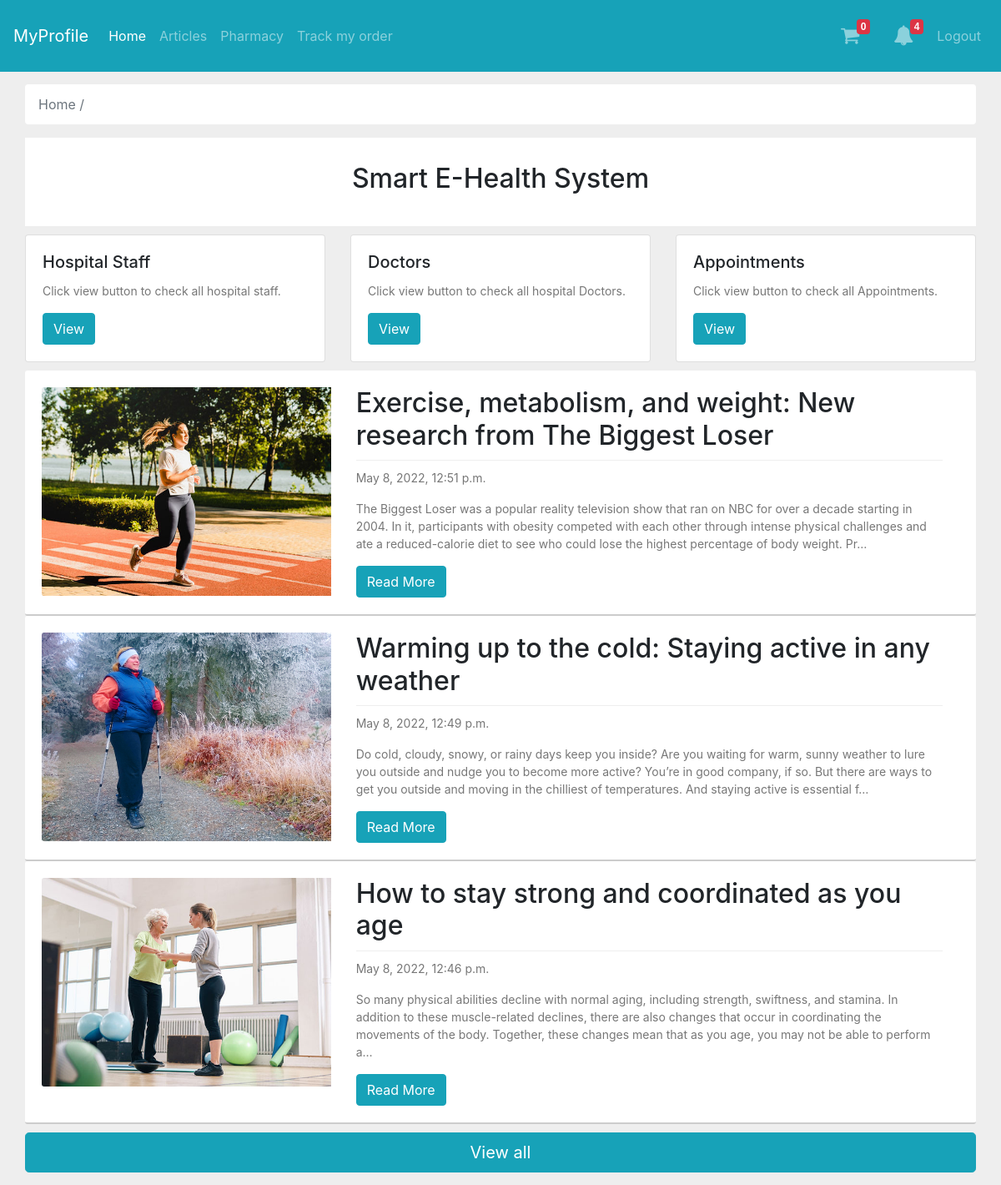
The page / (signed in) on the database its author committed.
### mainapp/models.py (models this page shows, shortened)
class Blogs(models.Model):
    blog_title = models.CharField(verbose_name='Title', max_length=255)
    blog_slug = models.SlugField(verbose_name='Slug', max_length=255)
    blog_desc = models.TextField(verbose_name='Description', max_length=20000)
    blog_pubdate = models.DateTimeField(verbose_name='Published Date & Time', default=datetime.now, blank=True,
                                        null=True)
    blog_publish = models.BooleanField(verbose_name="Publish Status")
    blog_img = models.ImageField(verbose_name='Image', upload_to='blogimages/', blank=True, null=True)
    class Meta:
        verbose_name_plural = 'Articles'
        verbose_name = "Articles"

### mainapp/views.py (the view)
# urls.py: 2. Add a URL to urlpatterns:  path('', views.home, name='home')
@login_required(login_url='login')
def home(request):
    blogs = Blogs.objects.filter(blog_publish=True).order_by('-blog_pubdate')[:3]
    objnotify = allnotification(request)
    context = {
        'blogs': blogs,
        'objnotify': objnotify
    }
    return render(request, 'index.html', context)

### mainapp/views.py (called while the page is built, shortened)
def allnotification(request):
    ptosns = None
    stopns = None
    stodns = None
    dtopns = None
    ncount = None
    if request.user.is_staff or request.user.is_hospital_staff:
        ptosns = PtoSNotification.objects.all()
        if ptosns:
            ncount = ptosns.count()
    if request.user.is_doctor:
        stodns = StoDNotification.objects.filter(doctor=request.user.username)
        if stodns:
            ncount = stodns.count()
    return {'ptosns': ptosns,
            'stopns': stopns,
            'stodns': stodns,
            'dtopns': dtopns,
            'ncount': ncount}

### templates/index.html (shortened to what this page needs)
{% extends "base.html" %}
{%block maincontent%}
<div class="container-fluid">
    <div class="main-body">
        <nav aria-label="breadcrumb" class="main-breadcrumb ">
            <ol class="breadcrumb b-bg-c">
                <li class="breadcrumb-item active" aria-current="page">Home /</li>
            </ol>
        </nav>
        <header>
            <h2>Smart E-Health System</h2>
        </header>
        <div class="row" style="margin-bottom: 10px; ">
            <div class="col">
                <div class="card">
                    <div class="card-body">
                        <h5 class="card-title">Hospital Staff</h5>
                        <p class="card-text">Click view button to check all hospital staff.</p>
                        <a href="{%url 'hospital-staff' %}" class="btn btn-info">View</a>
                    </div>
                </div>
            </div>
            <div class="col">
                <div class="card">
                    <div class="card-body">
                        <h5 class="card-title">Doctors</h5>
                        <p class="card-text">Click view button to check all hospital Doctors.</p>
                        <a href="{%url 'hospital-doctors' %}" class="btn btn-info">View</a>
                    </div>
                </div>
            </div>
            <div class="col">
                <div class="card">
                    <div class="card-body">
                        <h5 class="card-title">Appointments</h5>
                        <p class="card-text">Click view button to check all Appointments.</p>
                        <a href="{%url 'appointments'%}" class="btn btn-info">View</a>
                    </div>
                </div>
            </div>
        </div>
        <div class="row">
            {%for blog in blogs%}
            <div class="col-xs-12 col-sm-12 col-md-12 col-lg-12">
                <div class="well blog">
                    <div class="row">
                        <div class="col-4">
                            <div class="image">
                                <img src="{{blog.blog_img.url}}" alt="">
                            </div>
                        </div>
                        <div class="col-8">
                            <div class="blog-details">
                                <h2>{{blog.blog_title}}</h2>
                                <p>{{blog.blog_pubdate}}</p>
                                <p>
                                    {{blog.blog_desc|striptags|truncatechars:300}}
                                </p>
                                <a class="btn btn-info" href="{%url 'single-article' blog.blog_slug %}">Read More</a>
                            </div>
                        </div>
                    </div>
                </div>
            </div>
            {%endfor%}
        </div>
        <div class="row">
            <div class="col">
                <a href="{%url 'articles'%}" class="btn btn-info btn-lg btn-block login-button" style="margin-top:10px;"> View all</a>
            </div>
        </div>
    </div>
</div>
{%endblock%}

### templates/base.html (style rules this page uses)
header { background-color: white; padding: 30px; text-align: center; font-size: 35px; margin-bottom: 10px; }
.b-bg-c { background-color: white; }

### templates/index.html (style rules this page uses)
body { background: #eee; }
.main-body { padding: 15px; }
p { font-size: 14px; color: #777; }
.blog .image { height: 250px; overflow: hidden; border-radius: 3px 0 0 3px; }
.blog .image img { width: 100%; height: auto; }
.blog .blog-details { padding: 0 20px 0 0; }
.blog { padding: 0; }
.well { border: 0; padding: 20px; min-height: 63px; background: #fff; box-shadow: none; border-radius: 3px; position: relative; max-height: 100000px; border-bottom: 2px solid #ccc; }
.blog .blog-details h2 { margin-bottom: 10px; padding-bottom: 10px; border-bottom: 1px solid #eee; }

### rows shown on the page
Blogs: blog_img (picture), blog_title "Exercise, metabolism, and weight: New research from The Biggest Loser", blog_pubdate "May 8, 2022, 12:51 p.m.", blog_desc "The Biggest Loser was a popular reality television show that ran on NBC for over a decade starting in 2004. In it, participants with obesity competed with each other through intense physical challenges and ate a reduced-calorie diet to see who could lose the highest percentage of body weight. Pr…"
Blogs: blog_img (picture), blog_title "Warming up to the cold: Staying active in any weather", blog_pubdate "May 8, 2022, 12:49 p.m.", blog_desc "Do cold, cloudy, snowy, or rainy days keep you inside? Are you waiting for warm, sunny weather to lure you outside and nudge you to become more active? You’re in good company, if so. But there are ways to get you outside and moving in the chilliest of temperatures. And staying active is essential f…"
Blogs: blog_img (picture), blog_title "How to stay strong and coordinated as you age", blog_pubdate "May 8, 2022, 12:46 p.m.", blog_desc "So many physical abilities decline with normal aging, including strength, swiftness, and stamina. In addition to these muscle-related declines, there are also changes that occur in coordinating the movements of the body. Together, these changes mean that as you age, you may not be able to perform a…"

### other values the page prints
{{ objnotify.ncount }} "4"
